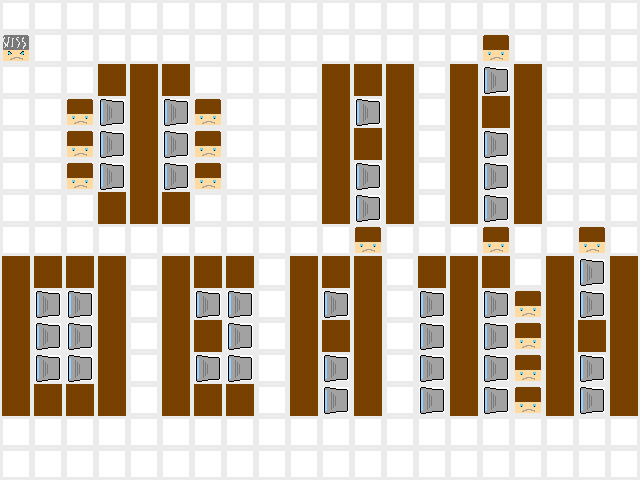

Below is a game level as drawn by its tile map, then a one-line description and the .tmx that defines it (tile-layer data replaced by summaries):
An orthogonal 20x15 tile map with 32x32 px tiles, 2 tile layers (Tile Layer 2, Tile Layer 1).

<map version="1.0" orientation="orthogonal" width="20" height="15" tilewidth="32" tileheight="32">
 <tileset firstgid="1" name="levelobjects" tilewidth="32" tileheight="32">
  <image source="gfx/levelobjects.png" width="320" height="320" />
 </tileset>
 <layer name="Tile Layer 2" width="20" height="15">
  <data>[300 cells, 300 non-empty, 1 distinct tile ids]</data>
 </layer>
 <layer name="Tile Layer 1" width="20" height="15">
  <data>[300 cells, 140 non-empty, 4 distinct tile ids]</data>
 </layer>
</map>
